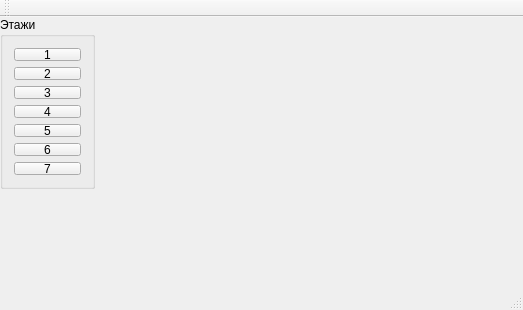
<?xml version="1.0" encoding="UTF-8"?>
<ui version="4.0">
 <class>MainWindow</class>
 <widget class="QMainWindow" name="MainWindow">
  <property name="geometry">
   <rect>
    <x>0</x>
    <y>0</y>
    <width>523</width>
    <height>310</height>
   </rect>
  </property>
  <property name="windowTitle">
   <string>MainWindow</string>
  </property>
  <widget class="QWidget" name="centralWidget">
   <widget class="QGroupBox" name="groupBox">
    <property name="geometry">
     <rect>
      <x>0</x>
      <y>0</y>
      <width>95</width>
      <height>172</height>
     </rect>
    </property>
    <property name="title">
     <string>Этажи</string>
    </property>
    <layout class="QGridLayout" name="gridLayout">
     <item row="2" column="0">
      <widget class="QPushButton" name="floor3BTN">
       <property name="text">
        <string>3</string>
       </property>
      </widget>
     </item>
     <item row="1" column="0">
      <widget class="QPushButton" name="floor2BTN">
       <property name="text">
        <string>2</string>
       </property>
      </widget>
     </item>
     <item row="0" column="0">
      <widget class="QPushButton" name="floor1BTN">
       <property name="text">
        <string>1</string>
       </property>
       <property name="default">
        <bool>false</bool>
       </property>
       <property name="flat">
        <bool>false</bool>
       </property>
      </widget>
     </item>
     <item row="3" column="0">
      <widget class="QPushButton" name="floor4BTN">
       <property name="text">
        <string>4</string>
       </property>
      </widget>
     </item>
     <item row="4" column="0">
      <widget class="QPushButton" name="floor5BTN">
       <property name="text">
        <string>5</string>
       </property>
      </widget>
     </item>
     <item row="5" column="0">
      <widget class="QPushButton" name="floor6BTN">
       <property name="text">
        <string>6</string>
       </property>
      </widget>
     </item>
     <item row="6" column="0">
      <widget class="QPushButton" name="pushButton">
       <property name="text">
        <string>7</string>
       </property>
      </widget>
     </item>
    </layout>
   </widget>
  </widget>
  <widget class="QMenuBar" name="menuBar">
   <property name="geometry">
    <rect>
     <x>0</x>
     <y>0</y>
     <width>523</width>
     <height>21</height>
    </rect>
   </property>
  </widget>
  <widget class="QToolBar" name="mainToolBar">
   <attribute name="toolBarArea">
    <enum>TopToolBarArea</enum>
   </attribute>
   <attribute name="toolBarBreak">
    <bool>false</bool>
   </attribute>
  </widget>
  <widget class="QStatusBar" name="statusBar"/>
 </widget>
 <layoutdefault spacing="6" margin="11"/>
 <resources/>
 <connections/>
</ui>
